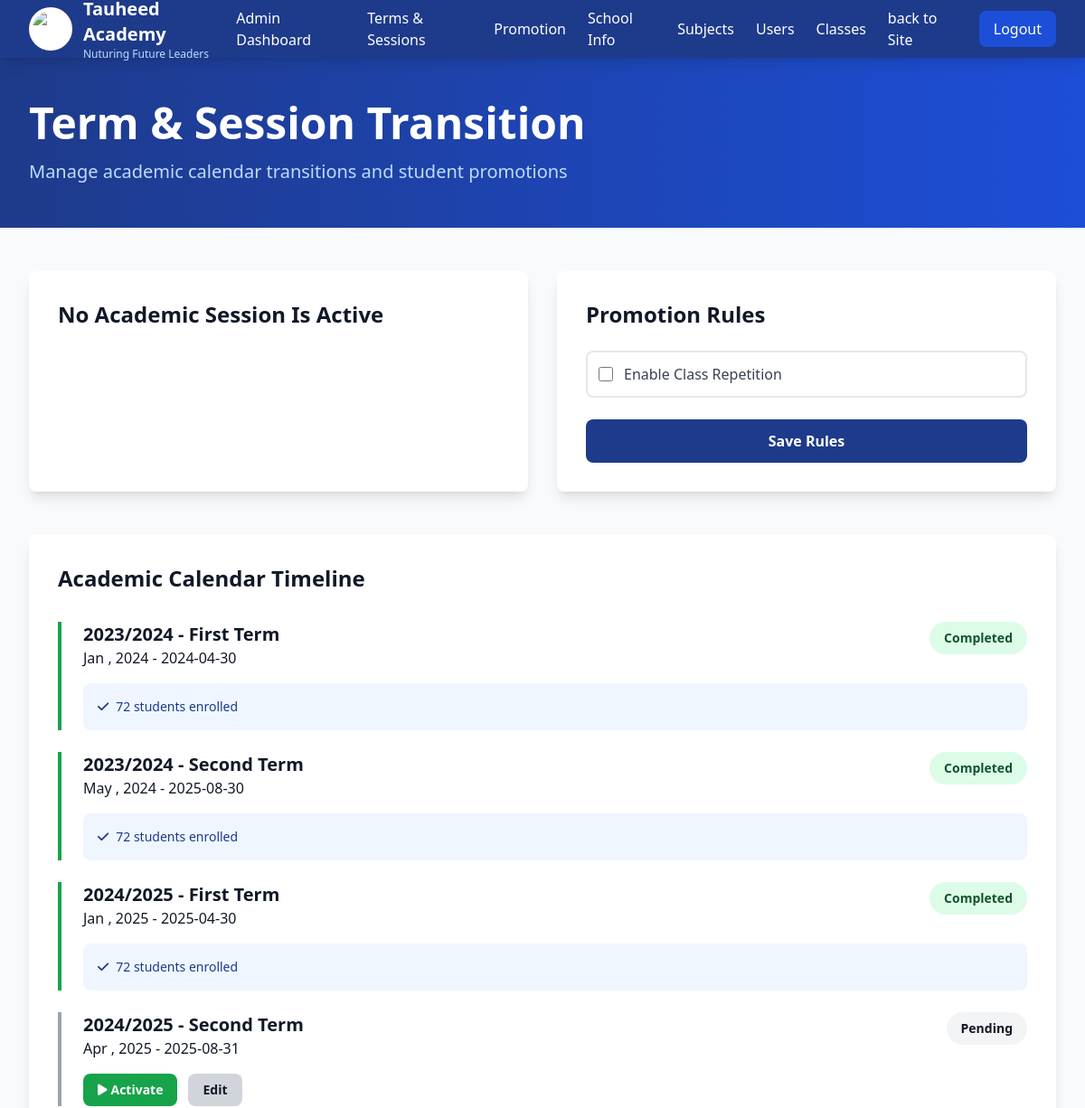
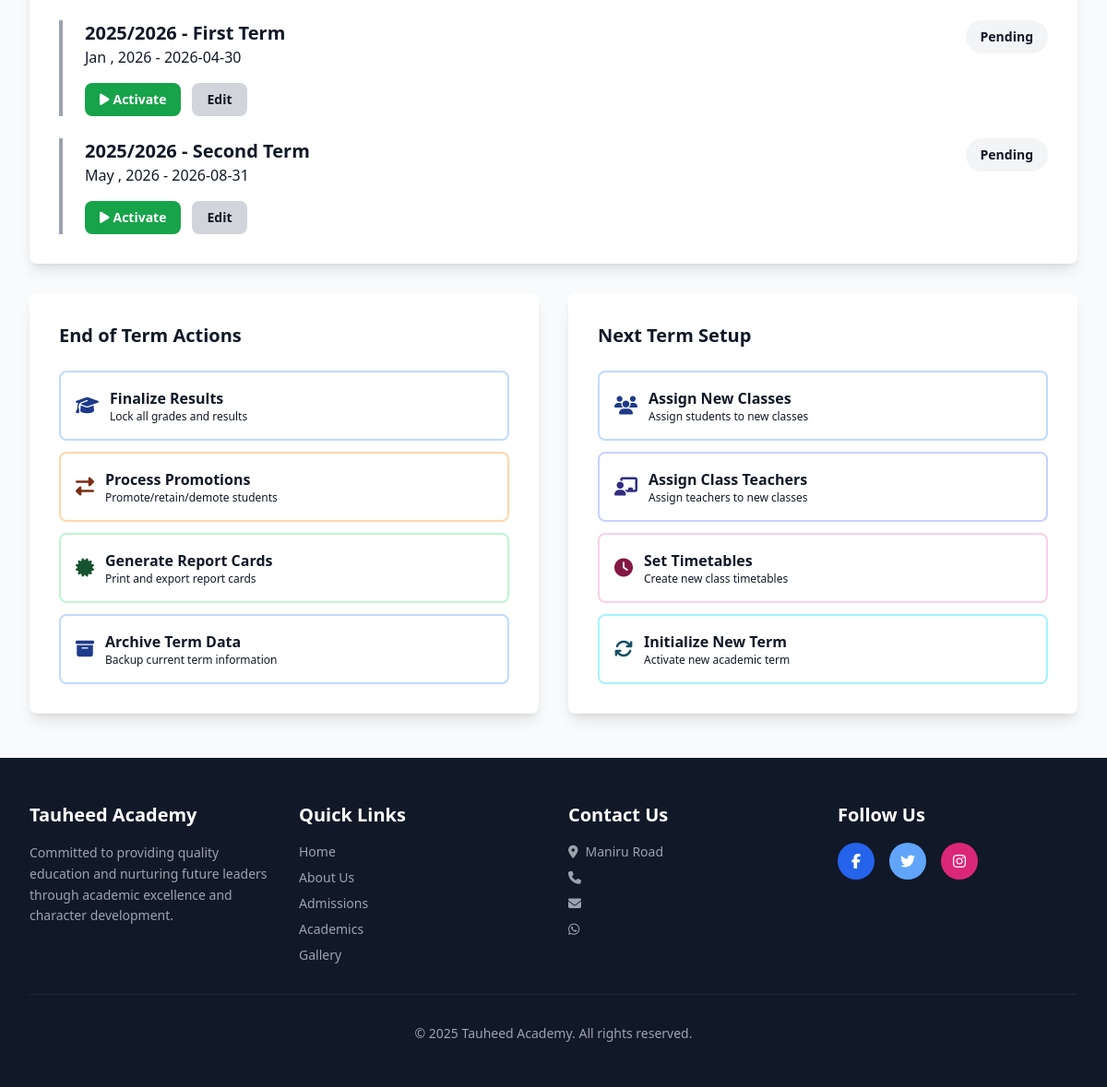
Screenshot of /pages/admin/session-term-transtion.php with the database file from the repository (2 pictures, top to bottom).
### tables this page shows
CREATE TABLE `schools` (
  `id` int NOT NULL,
  `name` varchar(150) NOT NULL,
  `motto` varchar(255) DEFAULT NULL,
  `address` varchar(255) DEFAULT NULL,
  `phone` varchar(20) DEFAULT NULL,
  `email` varchar(100) DEFAULT NULL,
  `whatsapp_number` varchar(20) DEFAULT NULL,
  `facebook` varchar(255) DEFAULT NULL,
  `twitter` varchar(255) DEFAULT NULL,
  `instagram` varchar(255) DEFAULT NULL,
  `logo_path` varchar(255) DEFAULT NULL,
  `created_at` timestamp NOT NULL DEFAULT CURRENT_TIMESTAMP,
  `updated_at` timestamp NOT NULL DEFAULT CURRENT_TIMESTAMP ON UPDATE CURRENT_TIMESTAMP
);

CREATE TABLE `terms` (
  `id` int NOT NULL,
  `name` varchar(100) NOT NULL,
  `session_id` int NOT NULL,
  `start_date` date DEFAULT NULL,
  `end_date` date DEFAULT NULL,
  `status` enum('pending','ongoing','finished') DEFAULT 'pending',
  `created_at` timestamp NOT NULL DEFAULT CURRENT_TIMESTAMP
);

CREATE TABLE `sessions` (
  `id` int NOT NULL,
  `name` varchar(100) NOT NULL,
  `start_date` date DEFAULT NULL,
  `end_date` date DEFAULT NULL,
  `status` enum('pending','ongoing','finished') DEFAULT 'pending',
  `created_at` timestamp NOT NULL DEFAULT CURRENT_TIMESTAMP
);

### pages/admin/session-term-transtion.php (the view, shortened to what the rows shown need)
<?php
include __DIR__ . '/../../includes/header.php';
$stmt = $conn->prepare("SELECT terms.*, sessions.name session_name FROM terms left join sessions on terms.session_id = sessions.id ORDER BY sessions.name ASC ,  terms.name ASC");
$stmt->execute();
$terms = $stmt->get_result()->fetch_all(MYSQLI_ASSOC);
$active = 'ongoing';
$stmt = $conn->prepare("SELECT terms.*, sessions.name session_name FROM terms left join sessions on terms.session_id = sessions.id where terms.status = ? LIMIT 1");
$stmt->bind_param('s', $active);
$stmt->execute();
$current_term = $stmt->get_result()->fetch_assoc();
?>
<body class="bg-gray-50">
    <?php include(__DIR__ . "/./includes/admins-section-nav.php") ?>
    <section class="bg-gradient-to-r from-blue-900 to-blue-700 text-white py-12">
        <div class="max-w-7xl mx-auto px-4 sm:px-6 lg:px-8">
            <h1 class="text-4xl md:text-5xl font-bold mb-4">Term & Session Transition</h1>
        </div>
    </section>
    <section class="py-12 bg-gray-50">
        <div class="max-w-7xl mx-auto px-4 sm:px-6 lg:px-8">
            <div class="grid grid-cols-1 md:grid-cols-2 gap-8 mb-12">
                <div class="bg-white rounded-lg shadow-lg p-8">
                    <?php if ($current_term) : ?>
                        <h2 class="text-2xl font-bold text-gray-900 mb-6">Current Academic Session</h2>
                        <div class="space-y-4 mb-6">
                            <div class="bg-blue-50 p-4 rounded-lg border-l-4 border-blue-900">
                                <p class="text-sm text-gray-900">Session</p>
                                <p class="text-xl font-bold text-blue-900"><?= $current_term['session_name'] ?></p>
                            </div>
                            <div class="bg-blue-50 p-4 rounded-lg border-l-4 border-blue-900">
                                <p class="text-sm text-gray-900">Current Term</p>
                                <p class="text-xl font-bold text-blue-900"><?= $current_term['name'] ?></p>
                            </div>
                            <div class="bg-blue-50 p-4 rounded-lg border-l-4 border-blue-900">
                                <p class="text-sm text-gray-900">Status</p>
                                <p class="text-xl font-bold text-green-900">Active</p>
                            </div>
                        </div>
                    <?php else : ?>
                        <h2 class="text-2xl font-bold text-gray-900 mb-6">No Academic Session Is Active</h2>
                    <?php endif ?>
                </div>
                <div class="bg-white rounded-lg shadow-lg p-8">
                    <h2 class="text-2xl font-bold text-gray-900 mb-6">Promotion Rules</h2>
                </div>
            </div>
            <div class="bg-white rounded-lg shadow-lg p-8 mb-8">
                <h2 class="text-2xl font-bold text-gray-900 mb-8">Academic Calendar Timeline</h2>
                <div class="space-y-6">
                    <?php foreach ($terms as $term) : ?>
                        <div class="border-l-4
                                    <?php if ($term['status'] === 'ongoing') : ?>
                                    border-blue-600
                                <?php elseif ($term['status'] === 'finished') : ?>
                                    border-green-600
                                <?php elseif ($term['status'] === 'pending') : ?>
                                    border-gray-400
                                <?php endif; ?>
                                pl-6">
                            <div class="flex justify-between items-start mb-4">
                                <div>
                                    <h3 class="text-xl font-bold text-gray-900"><?= $term['session_name'] ?> - <?= $term['name'] ?></h3>
                                    <p class="text-gray-900"><?= date('M , Y', strtotime($term['start_date'])) ?> - <?= $term['end_date'] ?></p>
                                </div>
                                <?php if ($term['status'] === 'ongoing') :  ?>
                                    <span class="px-4 py-2 bg-blue-100 text-blue-900 rounded-full text-sm font-semibold">Active</span>
                                <?php elseif ($term['status'] === 'finished') :  ?>
                                    <span class="px-4 py-2 bg-green-100 text-green-900 rounded-full text-sm font-semibold">Completed</span>
                                <?php elseif ($term['status'] === 'pending') :  ?>
                                    <span class="px-4 py-2 bg-gray-100 text-gray-900 rounded-full text-sm font-semibold">Pending</span>
                                <?php endif;  ?>
                            </div>
                            <?php if ($term['status'] === 'finished') : ?>
                                <div class="bg-blue-50 p-4 rounded-lg text-sm text-blue-900">
                                    <p><i class="fas fa-check mr-2"></i>72 students enrolled</p>
                                </div>
                            <?php endif ?>
                            <div class="flex gap-3">
                                <?php if ($term['status'] === 'ongoing') :  ?>
                                    <form method="POST">
                                        <input type="hidden" name="action" value="deactivate">
                                        <input type="hidden" name="term_id" value="<?= $term['id'] ?>">
                                        <button type="submit" class="px-4 py-2 bg-red-600 text-white rounded-lg font-semibold hover:bg-red-700 transition text-sm">
                                            <i class="fas fa-lock mr-1"></i>Close
                                        </button>
                                    </form>
                                <?php elseif ($term['status'] === 'pending') :  ?>
                                    <form method="POST">
                                        <button type="submit" class="px-4 py-2 bg-green-600 text-white rounded-lg font-semibold hover:bg-green-700 transition text-sm">
                                            <i class="fas fa-play mr-1"></i>Activate
                                        </button>
                                    </form>
                                <?php endif;  ?>
                                <?php if ($term['status'] !== 'finished') :  ?>
                                    <button class="px-4 py-2 bg-gray-300 text-gray-900 rounded-lg font-semibold hover:bg-gray-400 transition text-sm">
                                        Edit
                                    </button>
                                <?php endif;  ?>
                            </div>
                        </div>
                    <?php endforeach ?>
                </div>
            </div>
        </div>
    </section>
    <?php include(__DIR__ . "/../../includes/footer.php"); ?>
</body>
</html>

### pages/admin/includes/admins-section-nav.php (shortened to what the rows shown need)
<nav class="bg-blue-900 text-white sticky top-0 z-50 shadow-lg">
    <div class="max-w-7xl mx-auto px-4 sm:px-6 lg:px-8">
        <div class="flex justify-between items-center h-16">
            <div class="flex items-center gap-3">
                <div>
                    <h1 class="text-xl font-bold"><?= $school['name'] ?? 'Tauheed Academy' ?></h1>
                    <p class="text-xs text-blue-200"><?= $school['motto']; ?></p>
                </div>
            </div>
        </div>
    </div>
</nav>

### includes/footer.php (shortened to what the rows shown need)
<footer class="bg-gray-900 text-white py-12">
    <div class="max-w-7xl mx-auto px-4 sm:px-6 lg:px-8">
        <div class="grid grid-cols-1 md:grid-cols-4 gap-8">
            <div>
                <h3 class="text-xl font-bold mb-4"><?= $school['name'] ?? 'Tauheed Academy' ?></h3>
                <p class="text-gray-400 text-sm leading-relaxed">
                    Committed to providing quality education and nurturing future leaders through academic excellence and character development.
                </p>
            </div>
            <div>
                <ul class="space-y-2 text-sm text-gray-400">
                    <li><i class="fas fa-map-marker-alt mr-2"></i><?= $school['address'] ?? '' ?></li>
                    <li><i class="fas fa-phone mr-2"></i><?= $school['phone'] ?? '' ?></li>
                    <li><i class="fas fa-envelope mr-2"></i><?= $school['email'] ?? '' ?></li>
                    <li><i class="fab fa-whatsapp mr-2"></i><?= $school['whatsapp_number'] ?? '' ?></li>
                </ul>
            </div>
        </div>
        <div class="border-t border-gray-800 mt-8 pt-8 text-center text-gray-400 text-sm">
            <p>&copy; 2025 <?= $school['name'] ?? 'Tauheed Academy' ?>. All rights reserved.</p>
        </div>
    </div>
</footer>

### rows the page displays
schools: motto "Nuturing Future Leaders", name "Tauheed Academy", address "Maniru Road"
terms: session.name "2023/2024", name "First Term", start_date "Jan , 2024", end_date "2024-04-30", status "Completed"
terms: session.name "2023/2024", name "Second Term", start_date "May , 2024", end_date "2025-08-30", status "Completed"
terms: session.name "2024/2025", name "First Term", start_date "Jan , 2025", end_date "2025-04-30", status "Completed"
terms: session.name "2024/2025", name "Second Term", start_date "Apr , 2025", end_date "2025-08-31", status "Pending"
terms: session.name "2025/2026", name "First Term", start_date "Jan , 2026", end_date "2026-04-30", status "Pending"
terms: session.name "2025/2026", name "Second Term", start_date "May , 2026", end_date "2026-08-31", status "Pending"
